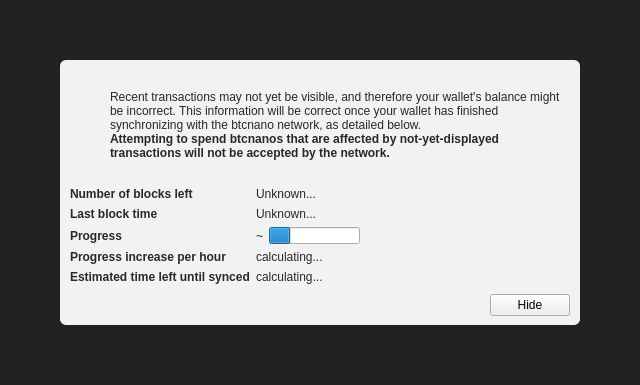
<?xml version="1.0" encoding="UTF-8"?>
<ui version="4.0">
 <class>ModalOverlay</class>
 <widget class="ModalOverlay" name="ModalOverlay">
  <property name="geometry">
   <rect>
    <x>0</x>
    <y>0</y>
    <width>640</width>
    <height>385</height>
   </rect>
  </property>
  <property name="windowTitle">
   <string>Form</string>
  </property>
  <layout class="QVBoxLayout" name="verticalLayout" stretch="0">
   <property name="sizeConstraint">
    <enum>QLayout::SetDefaultConstraint</enum>
   </property>
   <property name="leftMargin">
    <number>0</number>
   </property>
   <property name="topMargin">
    <number>0</number>
   </property>
   <property name="rightMargin">
    <number>0</number>
   </property>
   <property name="bottomMargin">
    <number>0</number>
   </property>
   <item>
    <widget class="QWidget" name="bgWidget" native="true">
     <property name="styleSheet">
      <string notr="true">#bgWidget { background: rgba(0,0,0,220); }</string>
     </property>
     <layout class="QVBoxLayout" name="verticalLayoutMain" stretch="1">
      <property name="leftMargin">
       <number>60</number>
      </property>
      <property name="topMargin">
       <number>60</number>
      </property>
      <property name="rightMargin">
       <number>60</number>
      </property>
      <property name="bottomMargin">
       <number>60</number>
      </property>
      <item>
       <widget class="QWidget" name="contentWidget" native="true">
        <property name="styleSheet">
         <string notr="true">#contentWidget { background: rgba(255,255,255,240); border-radius: 6px; }

QLabel { color: rgb(40,40,40);  }</string>
        </property>
        <layout class="QVBoxLayout" name="verticalLayoutSub" stretch="1,0,0,0">
         <property name="spacing">
          <number>0</number>
         </property>
         <property name="leftMargin">
          <number>10</number>
         </property>
         <property name="topMargin">
          <number>10</number>
         </property>
         <property name="rightMargin">
          <number>10</number>
         </property>
         <property name="bottomMargin">
          <number>10</number>
         </property>
         <item>
          <layout class="QHBoxLayout" name="horizontalLayoutIconText" stretch="0,1">
           <property name="topMargin">
            <number>20</number>
           </property>
           <item>
            <layout class="QVBoxLayout" name="verticalLayoutIcon">
             <property name="leftMargin">
              <number>0</number>
             </property>
             <item>
              <widget class="QPushButton" name="warningIcon">
               <property name="enabled">
                <bool>false</bool>
               </property>
               <property name="text">
                <string/>
               </property>
               <property name="icon">
                <iconset>
                 <normaloff>:/icons/warning</normaloff>
                 <disabledoff>:/icons/warning</disabledoff>:/icons/warning</iconset>
               </property>
               <property name="iconSize">
                <size>
                 <width>48</width>
                 <height>48</height>
                </size>
               </property>
               <property name="flat">
                <bool>true</bool>
               </property>
              </widget>
             </item>
             <item>
              <spacer name="verticalSpacerWarningIcon">
               <property name="orientation">
                <enum>Qt::Vertical</enum>
               </property>
               <property name="sizeHint" stdset="0">
                <size>
                 <width>20</width>
                 <height>40</height>
                </size>
               </property>
              </spacer>
             </item>
            </layout>
           </item>
           <item>
            <layout class="QVBoxLayout" name="verticalLayoutInfoText">
             <property name="leftMargin">
              <number>0</number>
             </property>
             <property name="topMargin">
              <number>0</number>
             </property>
             <item>
              <widget class="QLabel" name="infoText">
               <property name="text">
                <string>Recent transactions may not yet be visible, and therefore your wallet's balance might be incorrect. This information will be correct once your wallet has finished synchronizing with the btcnano network, as detailed below.</string>
               </property>
               <property name="textFormat">
                <enum>Qt::RichText</enum>
               </property>
               <property name="wordWrap">
                <bool>true</bool>
               </property>
              </widget>
             </item>
             <item>
              <widget class="QLabel" name="infoTextStrong">
               <property name="font">
                <font>
                 <weight>75</weight>
                 <bold>true</bold>
                </font>
               </property>
               <property name="text">
                <string>Attempting to spend btcnanos that are affected by not-yet-displayed transactions will not be accepted by the network.</string>
               </property>
               <property name="textFormat">
                <enum>Qt::RichText</enum>
               </property>
               <property name="wordWrap">
                <bool>true</bool>
               </property>
              </widget>
             </item>
             <item>
              <spacer name="verticalSpacerInTextSpace">
               <property name="orientation">
                <enum>Qt::Vertical</enum>
               </property>
               <property name="sizeHint" stdset="0">
                <size>
                 <width>20</width>
                 <height>40</height>
                </size>
               </property>
              </spacer>
             </item>
            </layout>
           </item>
          </layout>
         </item>
         <item>
          <spacer name="verticalSpacerAfterText">
           <property name="orientation">
            <enum>Qt::Vertical</enum>
           </property>
           <property name="sizeHint" stdset="0">
            <size>
             <width>20</width>
             <height>40</height>
            </size>
           </property>
          </spacer>
         </item>
         <item>
          <layout class="QFormLayout" name="formLayout">
           <property name="fieldGrowthPolicy">
            <enum>QFormLayout::FieldsStayAtSizeHint</enum>
           </property>
           <property name="horizontalSpacing">
            <number>6</number>
           </property>
           <property name="verticalSpacing">
            <number>6</number>
           </property>
           <property name="topMargin">
            <number>10</number>
           </property>
           <item row="0" column="0">
            <widget class="QLabel" name="labelNumberOfBlocksLeft">
             <property name="font">
              <font>
               <weight>75</weight>
               <bold>true</bold>
              </font>
             </property>
             <property name="text">
              <string>Number of blocks left</string>
             </property>
            </widget>
           </item>
           <item row="0" column="1">
            <widget class="QLabel" name="numberOfBlocksLeft">
             <property name="text">
              <string>Unknown...</string>
             </property>
            </widget>
           </item>
           <item row="1" column="0">
            <widget class="QLabel" name="labelLastBlockTime">
             <property name="font">
              <font>
               <weight>75</weight>
               <bold>true</bold>
              </font>
             </property>
             <property name="text">
              <string>Last block time</string>
             </property>
            </widget>
           </item>
           <item row="1" column="1">
            <widget class="QLabel" name="newestBlockDate">
             <property name="sizePolicy">
              <sizepolicy hsizetype="Maximum" vsizetype="Preferred">
               <horstretch>0</horstretch>
               <verstretch>0</verstretch>
              </sizepolicy>
             </property>
             <property name="text">
              <string>Unknown...</string>
             </property>
            </widget>
           </item>
           <item row="2" column="0">
            <widget class="QLabel" name="labelSyncDone">
             <property name="font">
              <font>
               <weight>75</weight>
               <bold>true</bold>
              </font>
             </property>
             <property name="text">
              <string>Progress</string>
             </property>
            </widget>
           </item>
           <item row="2" column="1">
            <layout class="QHBoxLayout" name="horizontalLayoutSync" stretch="0,1">
             <item>
              <widget class="QLabel" name="percentageProgress">
               <property name="text">
                <string notr="true">~</string>
               </property>
              </widget>
             </item>
             <item>
              <widget class="QProgressBar" name="progressBar">
               <property name="value">
                <number>24</number>
               </property>
               <property name="format">
                <string/>
               </property>
              </widget>
             </item>
            </layout>
           </item>
           <item row="4" column="0">
            <widget class="QLabel" name="labelProgressIncrease">
             <property name="font">
              <font>
               <weight>75</weight>
               <bold>true</bold>
              </font>
             </property>
             <property name="text">
              <string>Progress increase per hour</string>
             </property>
            </widget>
           </item>
           <item row="4" column="1">
            <widget class="QLabel" name="progressIncreasePerH">
             <property name="text">
              <string>calculating...</string>
             </property>
            </widget>
           </item>
           <item row="5" column="0">
            <widget class="QLabel" name="labelEstimatedTimeLeft">
             <property name="font">
              <font>
               <weight>75</weight>
               <bold>true</bold>
              </font>
             </property>
             <property name="text">
              <string>Estimated time left until synced</string>
             </property>
            </widget>
           </item>
           <item row="5" column="1">
            <widget class="QLabel" name="expectedTimeLeft">
             <property name="text">
              <string>calculating...</string>
             </property>
            </widget>
           </item>
          </layout>
         </item>
         <item>
          <layout class="QHBoxLayout" name="horizontalLayoutButtons">
           <property name="leftMargin">
            <number>10</number>
           </property>
           <property name="topMargin">
            <number>10</number>
           </property>
           <item>
            <spacer name="horizontalSpacer">
             <property name="orientation">
              <enum>Qt::Horizontal</enum>
             </property>
             <property name="sizeHint" stdset="0">
              <size>
               <width>40</width>
               <height>20</height>
              </size>
             </property>
            </spacer>
           </item>
           <item>
            <widget class="QPushButton" name="closeButton">
             <property name="text">
              <string>Hide</string>
             </property>
            </widget>
           </item>
          </layout>
         </item>
        </layout>
       </widget>
      </item>
     </layout>
    </widget>
   </item>
  </layout>
 </widget>
 <customwidgets>
  <customwidget>
   <class>ModalOverlay</class>
   <extends>QWidget</extends>
   <header>modaloverlay.h</header>
   <container>1</container>
  </customwidget>
 </customwidgets>
 <resources/>
 <connections/>
</ui>
